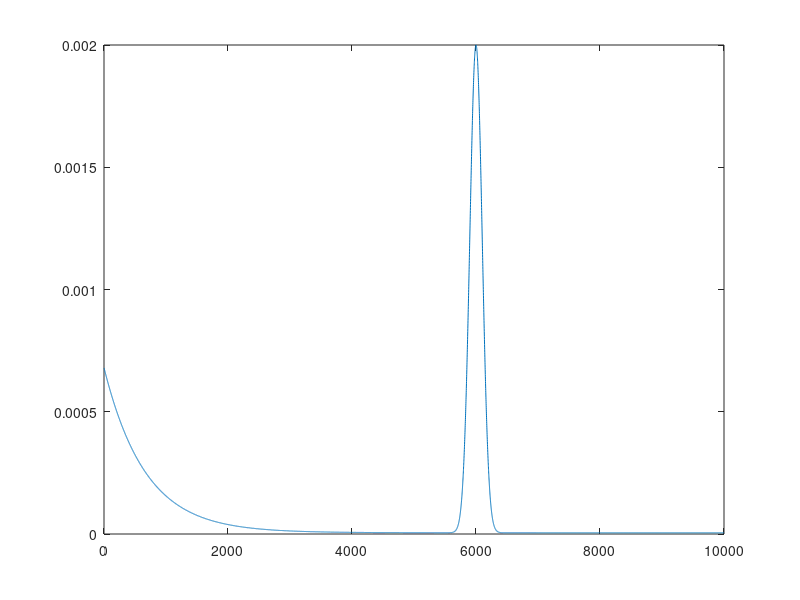

This figure's MATLAB source:
function [ sensor_params ] = estimate_sensor_params()
%GET_SENSOR_PARAM Summary of this function goes here
%   estimate sensor model parameters from the data

% max_read = 500;
max_read = 10000;
fname = './log/robotdata3.log';
max_line = 81;
% max_degree = 18;

%% collect data (robotdata3.log)
% [sensor_data,~,~] = getSensorData(fname);
% R = [];
% for k = 1:max_line
%     d = sensor_data(k);
%     if strcmp(d.type,'L');
%         R = [R; d.laser_reading;];
%     end
% end
% 
% R = R - repmat(R(1,:),[size(R,1),1]);
% R = R(:);


% max_read_prob = 0.1;
% g_w = 0.8;
max_read_prob = 0;
g_w = 0.5;
% sigma = 5;
sigma = 100;
% hist(R)
% sigma = std(R)
lambda = 0.0015;
u_w = 0.05;
e_w = 1-max_read_prob-g_w-u_w;

offset = u_w/max_read;



%%
sensor_params.max_read = max_read;
sensor_params.max_read_prob = max_read_prob;

sensor_params.sigma = sigma;
sensor_params.gaussian_weight = g_w;

sensor_params.lambda = lambda;
sensor_params.exponential_weight = e_w;

sensor_params.offset = offset;

x = 1:max_read;
y = zeros(size(x));
r = 0.6*max_read;

y = y + g_w*normpdf(x,r,sigma) + e_w*lambda*exp(-lambda*x) + offset;
y(max_read) = y(max_read)+max_read_prob;

plot(x,y);




end

